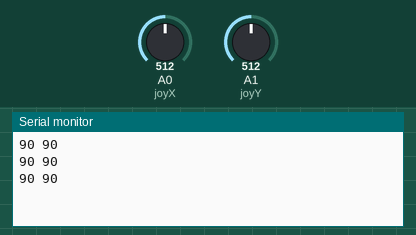
A sketch run on a simulated Arduino Uno, built with avr-gcc and run on an emulated ATmega328P. Shown: the last lines printed to the serial monitor. The inputs (shaded band) are chosen by the test bench; at power-on: A0 (joyX) = 512, A1 (joyY) = 512.

Above: at 1.3 s.
1.4 s: A0 (joyX) set to 716
At 1.9 s:
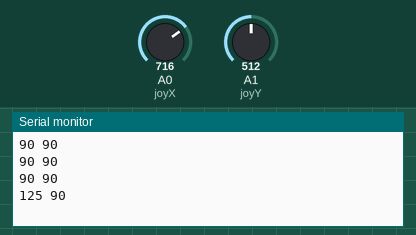
2.9 s: A1 (joyY) set to 716
At 3.4 s:
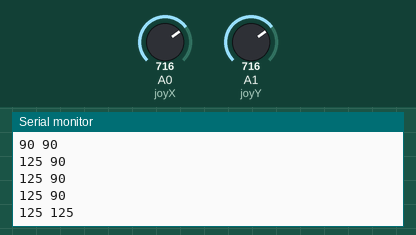
4.4 s: A0 (joyX) set to 900
At 4.9 s:
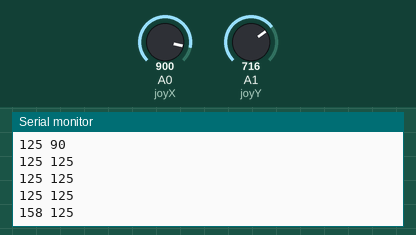
5.9 s: A1 (joyY) set to 900
At 6.4 s:
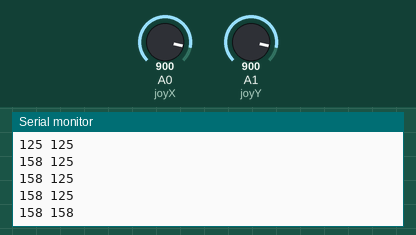
Timing chart, 0 to 8.4 s (numbered marks = the images above; inputs shaded):
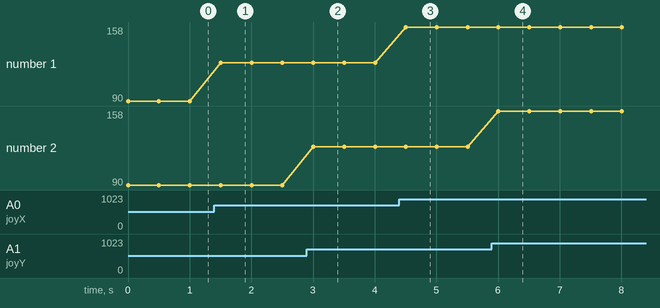

The sketch:

028-Multiple-Servo-Control-Joystick.ino
```cpp
// Author : ANKIT V KHANDEPARKAR

#include <Servo.h>

int joyX = 0;
int joyY = 1;

int x;
int y;

int servox;
int servoy;

//String sss = "o";
//String ss = "p";

//String s1;
//String s2;

void setup()
{
  Serial.begin(1200);
}

void loop()
{

  servox = analogRead(joyX);
  x = map(servox, 0, 1023, 0, 180);
  //s1 = sss + x;
  Serial.print(x);

  Serial.print(" ");
  servoy = analogRead(joyY);
  y = map(servoy, 0, 1023, 0, 180);
  //s2 = ss + y;
  Serial.println(y);


  delay(500);
}
```

Measured:
- after the input at 1.4 s, the serial monitor: prints a new line after 0.10 s (image 1)
- after the input at 2.9 s, the serial monitor: prints a new line after 0.10 s (image 2)
- after the input at 4.4 s, the serial monitor: prints a new line after 0.11 s (image 3)
- after the input at 5.9 s, the serial monitor: prints a new line after 0.11 s (image 4)
- plotted number 1: 90 → 125 after the input at 1.4 s, 125 → 158 after the input at 4.4 s
